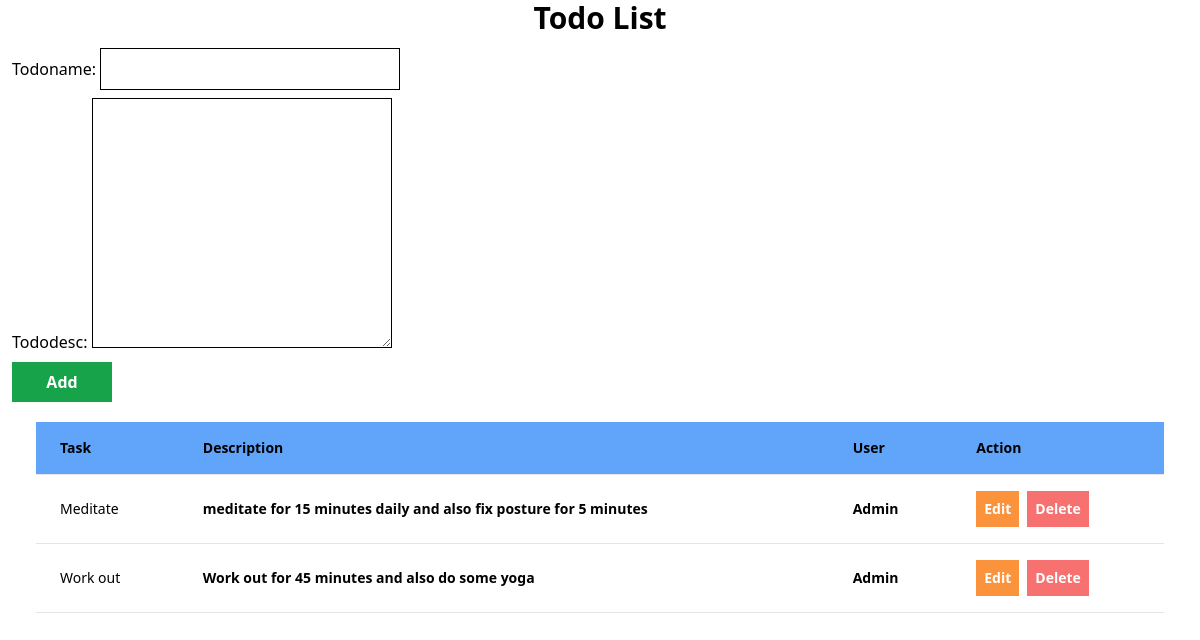
The page /todo/ (signed in) on the database as committed earlier.
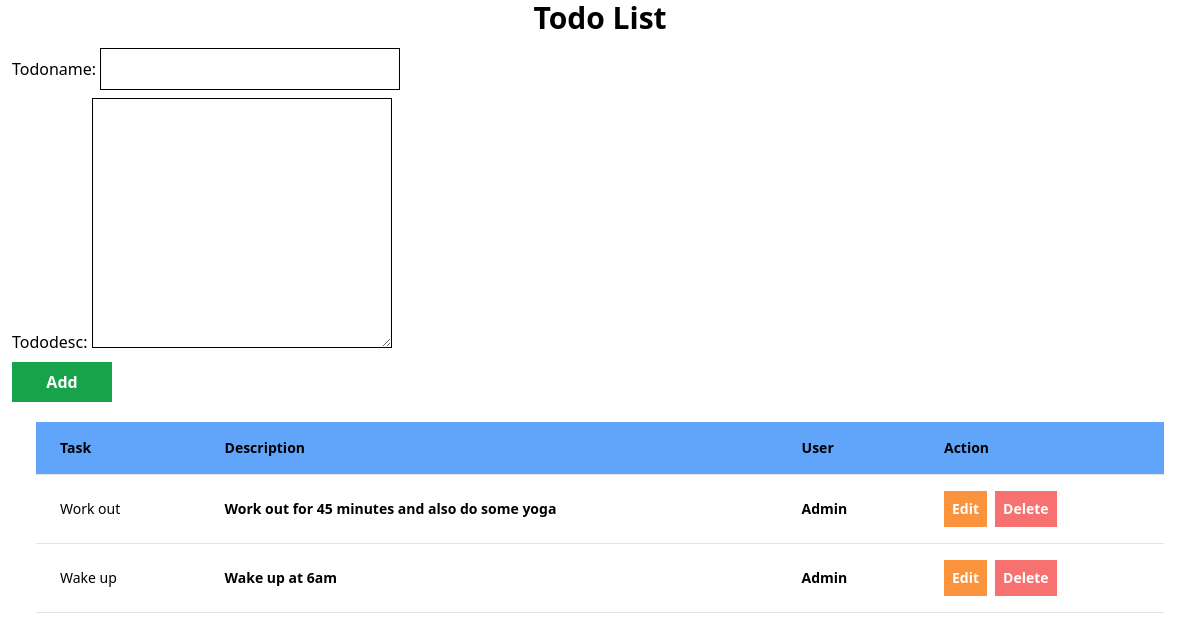
The same page on the database as committed later.
### todo/models.py (models this page shows, shortened)
class todolist(models.Model):
    todoname = models.CharField(max_length=100)
    tododesc = models.TextField()
    user = models.ForeignKey(User,on_delete=models.CASCADE,default=None)

### todo/views.py (the view, shortened to what this page needs)
# urls.py: path('todo/',include('todo.urls')),
def todo(request):
    form = todoform()
    mylist = todolist.objects.filter(user=request.user)
    data ={'form':form,'list':mylist}
    return render(request,'todo.html',data)

### todo/forms.py
class todoform(forms.ModelForm):
    class Meta:
        model = todolist
        fields = ['todoname','tododesc']
        widgets={
            'todoname':forms.TextInput(attrs={'class':'border border-black p-2 w-[300px]'}),
            'tododesc':forms.Textarea(attrs={'class':'border border-black p-1 w-[300px]'}),
        }

### templates/todo.html (shortened to what this page needs)
<!DOCTYPE html>
<html lang="en">
<head>
    <script src="https://cdn.tailwindcss.com"></script>
</head>
<body>
    <h1 align="center" class="text-3xl font-bold">Todo List</h1>
    <form action="" method="post" class="p-3 flex flex-col gap-2">
        {{form}}
        <button name="sub" class="bg-green-600 p-2 w-[100px] hover:bg-green-800 text-white font-semibold">Add</button>
    </form>
    <section>
        <div class="flex flex-col">
            <div class="overflow-x-auto sm:-mx-6 lg:mx-1">
              <div class="inline-block min-w-full py-2 sm:px-6 lg:px-8">
                <div class="overflow-hidden">
                  <table
                    class="min-w-full text-left text-sm font-light text-surface dark:text-white">
                    <thead
                      class="border-b border-neutral-200 font-medium bg-blue-400 dark:border-white/10">
                      <tr>
                        <th scope="col" class="px-6 py-4">Task</th>
                        <th scope="col" class="px-6 py-4">Description</th>
                        <th scope="col" class="px-6 py-4">User</th>
                        <th scope="col" class="px-6 py-4">Action</th>
                      </tr>
                    </thead>
                    <tbody>
                    {% for t in list %}
                      <tr class="border-b border-neutral-200 dark:border-white/10">
                        <td class="whitespace-nowrap px-6 py-4 font-medium">{{t.todoname | capfirst}}</td>
                        <td class="whitespace-nowrap px-6 py-4 font-semibold">{{t.tododesc | capfirst}}</td>
                        <td class="whitespace-nowrap px-6 py-4 font-semibold">{{t.user | capfirst}}</td>
                        <td class="whitespace-nowrap px-6 py-4 flex gap-2"><button class=" bg-orange-400 p-2 text-white font-semibold hover:bg-orange-600"><a href="edit/{{t.id}}">Edit</a></button><button class="bg-red-400 text-white font-semibold p-2 hover:bg-red-600 "><a href="del/{{t.id}}">Delete</a></button></td>
                      </tr>
                      {% endfor %}
                    </tbody>
                  </table>
                </div>
              </div>
            </div>
          </div>
    </section>
</body>
</html>

Rows that differ between the two databases and show on the page:
removed todolist: todoname "Meditate", tododesc "meditate for 15 minutes daily and also fix posture for 5 minutes", user "Admin"
added todolist: todoname "Wake up", tododesc "Wake up at 6am", user "Admin"
